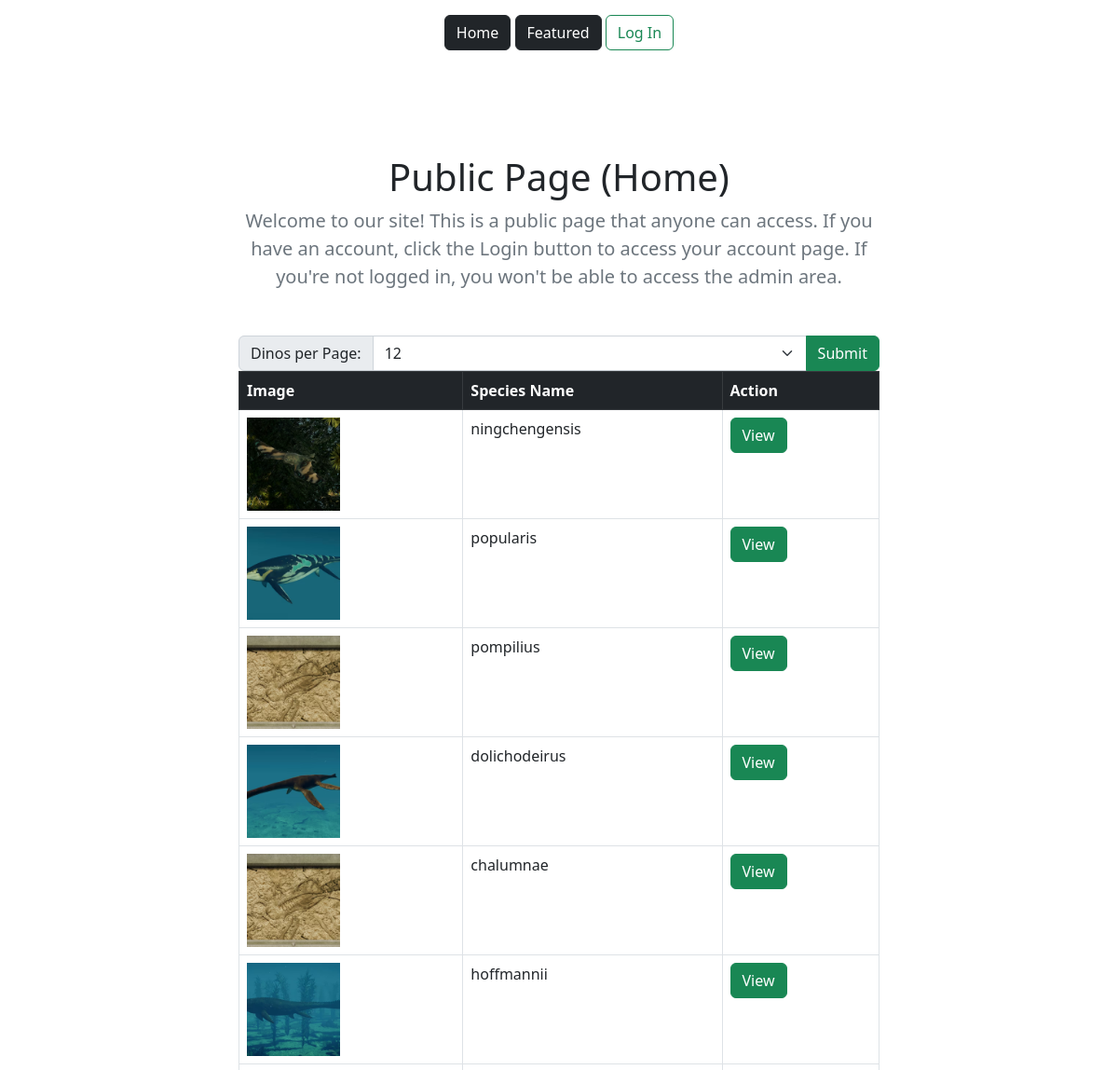
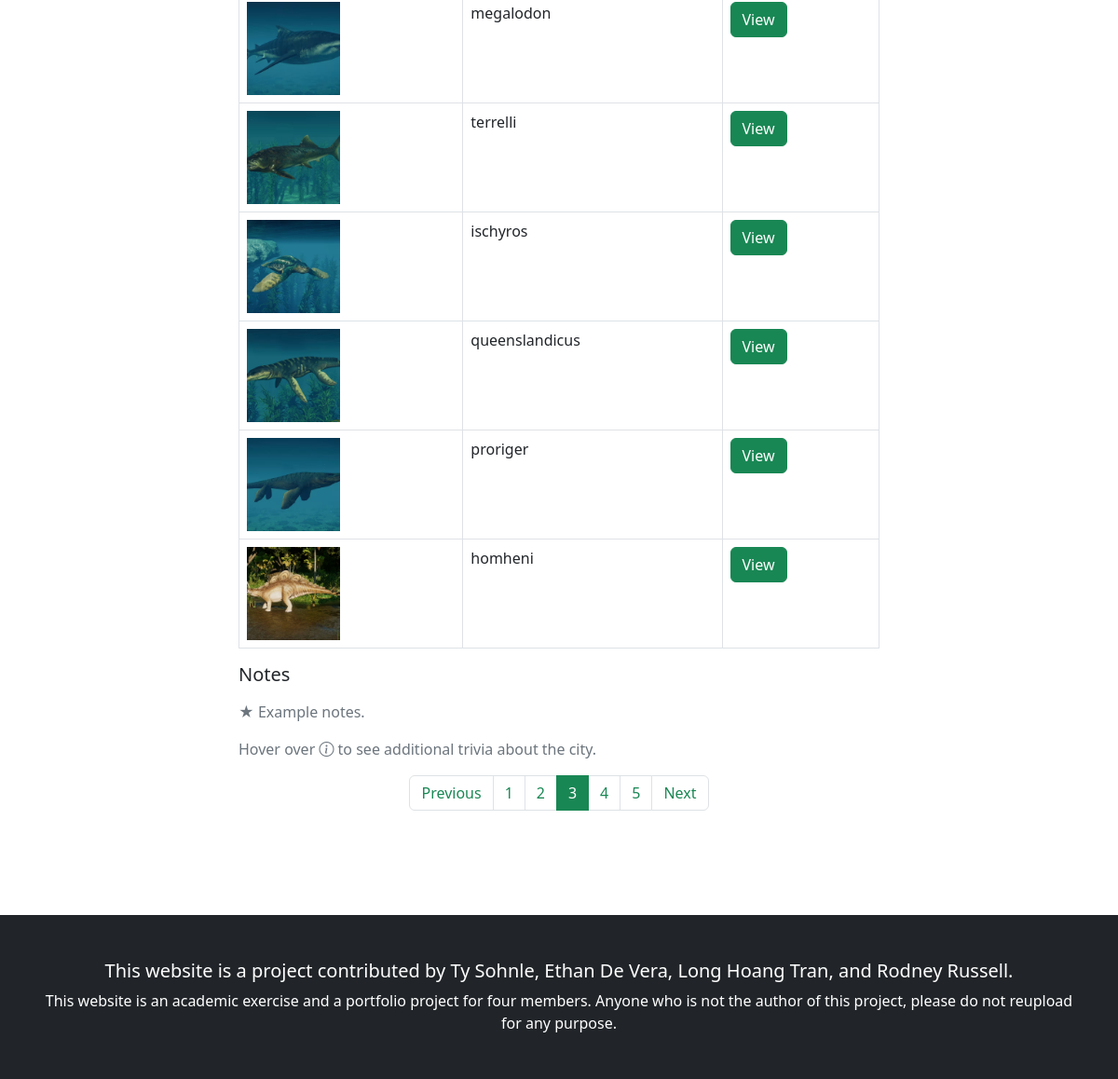
Page /index.php?page=3&number-of-results=12 on the committed database (2 pictures, top to bottom).
### tables this page shows
CREATE TABLE `dinobase` (
    `id` INT AUTO_INCREMENT NOT NULL PRIMARY KEY,
    `genus_name` VARCHAR(100) NULL,
    `species_name` VARCHAR(100) NOT NULL,
    `status` ENUM('Valid', 'Nomen Nudum', 'Nomen Dubium', 'Rejected') NOT NULL,
    `year` INT NOT NULL,
    `size` DECIMAL(7,2) UNSIGNED NULL,
    `weight` DECIMAL(15,1) UNSIGNED NULL,
    `continent` INT NOT NULL CHECK (continent > 0 AND continent < 8),
    `country` VARCHAR(50) NOT NULL,
    `time_period` ENUM('Early Triassic', 'Late Triassic', 'Early Jurassic', 'Late Jurassic', 'Early Cretaceous', 'Late Cretaceous') NULL,
    `description` TEXT NOT NULL,
    `type` ENUM('Terrestrial','Avian','Aquatic') NULL,
    `is_alive` BOOLEAN NOT NULL,
    `url` VARCHAR(200) NOT NULL,
    `user_id` INT NULL,
    FOREIGN KEY (user_id) REFERENCES group_1_catalogue_admin(account_id)
);

### public/index.php (the view, shortened to what this page needs)
<?php
include 'includes/header.php';
$per_page = $_POST['number-of-results'] ?? $_GET['number-of-results'] ?? 12;
$total_count = count_records();
$total_pages = ceil($total_count / $per_page);
$current_page = (int) ($_GET['page'] ?? 1);
$offset = $per_page * ($current_page - 1);
?>
<form action="<?= htmlspecialchars($_SERVER['PHP_SELF']); ?>" method="POST">
    <div class="input-group">
        <label for="number-of-results" class="input-group-text">Dinos per Page:</label>
        <select name="number-of-results" id="number-of-results" class="form-select" aria-label="Dinos per page">
            <?php foreach ([12, 24, 48] as $value): ?>
                <option value="<?= $value; ?>" <?= ($per_page == $value) ? 'selected' : ''; ?>><?= $value; ?></option>
            <?php endforeach; ?>
        </select>
        <input type="submit" name="submit-page-number" id="submit-page-number" value="Submit" class="btn btn-success">
    </div>
</form>
<?php
$result = find_records($per_page, $offset);
if ($connection->error): ?>
    <p>Oh no! There was an issue retrieving the data.</p>
<?php elseif ($result->num_rows > 0): ?>
    <?php
    $user_fav_ids = [];
    echo generate_table($result->fetch_all(MYSQLI_ASSOC), function ($row) use ($user_fav_ids) {
        $view = '<a href="view.php?id=' . $row['id'] . '" class="btn btn-success me-1">View</a>';
        $edit = '';
        $fav_button = '';
        if (isset($_SESSION['user_id'])) {
            if ($row['user_id'] == $_SESSION['user_id']) {
                $edit = '<a href="edit.php" class="btn btn-primary me-1">My Dinosaurs</a>';
            }
            $action = in_array($row['id'], $user_fav_ids) ? 'remove' : 'add';
            $label = $action === 'add' ? '<i class="bi bi-heart"></i>' : '<i class="bi bi-heart-fill"></i>';
            $fav_button = '<form method="POST" action="favourites.php" style="display:inline">'
                . '<input type="hidden" name="dino_id" value="' . $row['id'] . '">'
                . '<input type="hidden" name="action" value="' . $action . '">'
                . '<button class="btn btn-outline-primary" type="submit">' . $label . '</button>'
                . '</form>';
        }
        return $view . $edit . $fav_button;
    }); ?>
    <nav aria-label="Page Number">
        <ul class="pagination justify-content-center">
            <?php if ($current_page > 1): ?>
                <li class="page-item">
                    <a href="index.php?page=<?= $current_page - 1; ?>&number-of-results=<?= $per_page; ?>"
                        class="page-link link-success">Previous</a>
                </li>
            <?php endif; ?>
            <?php
            for ($i = 1; $i <= $total_pages; $i++) {
                    if (!$gap): ?>
                    <?php endif;
                if ($current_page == $i): ?>
                    <li class="page-item bg-success active">
                        <a href="#" class="page-link bg-success link-white border border-success"><?= $i; ?></a>
                    </li>
                <?php else: ?>
                    <li class="page-item">
                        <a href="index.php?page=<?= $i; ?>&number-of-results=<?= $per_page; ?>"
                            class="page-link link-success"><?= $i; ?></a>
                    </li>
                <?php endif;
            }
            ?>
            <?php if ($current_page < $total_pages): ?>
                <li class="page-item">
                    <a href="index.php?page=<?= $current_page + 1; ?>&number-of-results=<?= $per_page; ?>"
                        class="page-link link-success">Next</a>
                </li>
            <?php endif; ?>
        </ul>
    </nav>
<?php endif;
include 'includes/footer.php'; ?>

### private/functions.php (shortened to what this page needs)
<?php
function count_records()
{
    global $connection;
    $sql = "SELECT COUNT(*) FROM dinobase;";
    $results = mysqli_query($connection, $sql);
    $fetch = mysqli_fetch_row($results);
    return $fetch[0];
}
function find_records($limit = 12, $offset = 0)
{
    global $connection;
    $sql = "SELECT * FROM dinobase";
    if ($limit > 0) {
        $sql .= " LIMIT ?";
        if ($offset > 0) {
            $sql .= " OFFSET ?";
            $statement = $connection->prepare($sql);
            $statement->bind_param("ii", $limit, $offset);
        } else {
            $statement = $connection->prepare($sql);
            $statement->bind_param("i", $limit);
        }
    }
    $statement->execute();
    return $statement->get_result();
}
function generate_table($dinos, $button_callback = null)
{
    if (count($dinos) > 0) {
        echo "<table class=\"table table-bordered table-hover\"> \n
              <thead> \n
              <tr class=\"table-dark\"> \n
              <th scope=\"col\">Image</th> \n
              <th scope=\"col\">Species Name</th> \n";
        if ($button_callback != null) {
            echo "<th scope=\"col\">Action</th> \n";
        }
        echo "</tr> \n
              </thead> \n
              <tbody> \n";
        foreach ($dinos as $dino) {
            extract($dino);
            echo "<tr> \n
                  <td>
                    <img src=\"../data/img/thumbs/$url\" alt=\"$genus_name thumbnail\"style=\"max-width: 100px; height: auto;\">
                  </td> \n
                  <td>$species_name</td> \n
                  ";
            if ($button_callback != null) {
                $buttons = call_user_func($button_callback, $dino);
                echo "<td>$buttons</td> \n";
            }
            echo "</tr> \n";
        }
        echo "</tbody> \n
              </table> \n
              <aside> \n
              <h3 class=\"fs-5 fw-normal\">Notes</h3> \n
              <p class=\"text-muted my-3\">&starf; Example notes.</p> \n
              <p class=\"text-muted my-3\">Hover over <i class=\"bi bi-info-circle\" data-bs-toggle=\"tooltip\" title=\"I'm a tooltip!\"></i> to see additional trivia about the city.</p> \n
              </aside> \n";
    } else {
        echo "<h2 class=\"fw-light\">Oh no!</h2>";
        echo "<p>We're sorry, but we weren't able to find anything.</p>";
    }
}

### rows in the picture
dinobase: url (picture), species_name "ningchengensis"
dinobase: url (picture), species_name "popularis"
dinobase: url (placeholder picture), species_name "pompilius"
dinobase: url (picture), species_name "dolichodeirus"
dinobase: url (placeholder picture), species_name "chalumnae"
dinobase: url (picture), species_name "hoffmannii"
dinobase: url (picture), species_name "megalodon"
dinobase: url (picture), species_name "terrelli"
dinobase: url (picture), species_name "ischyros"
dinobase: url (picture), species_name "queenslandicus"
dinobase: url (picture), species_name "proriger"
dinobase: url (picture), species_name "homheni"

### other values in the picture
$title "Public Page (Home)"
form field number-of-results "12"
